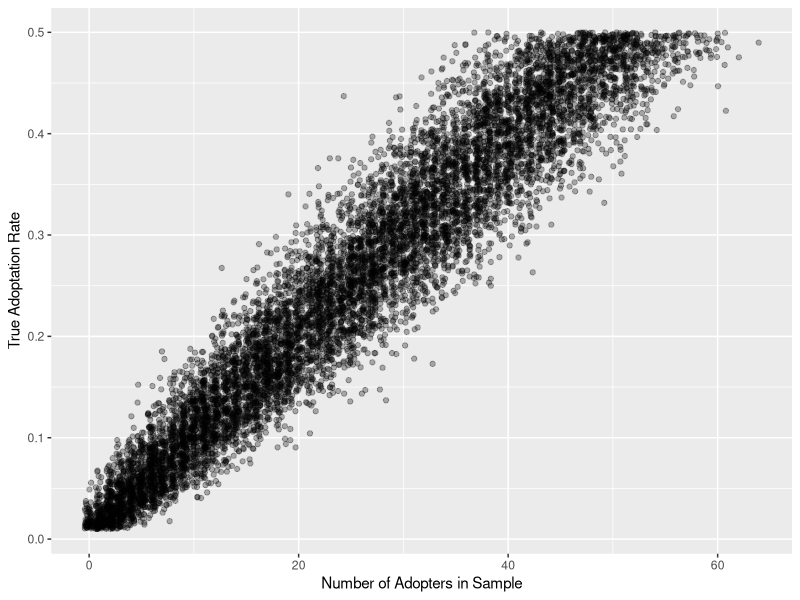
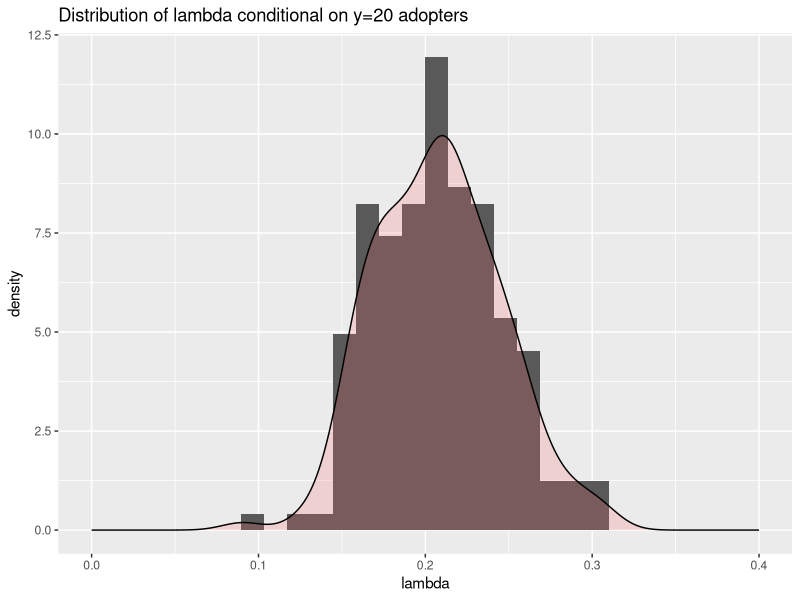
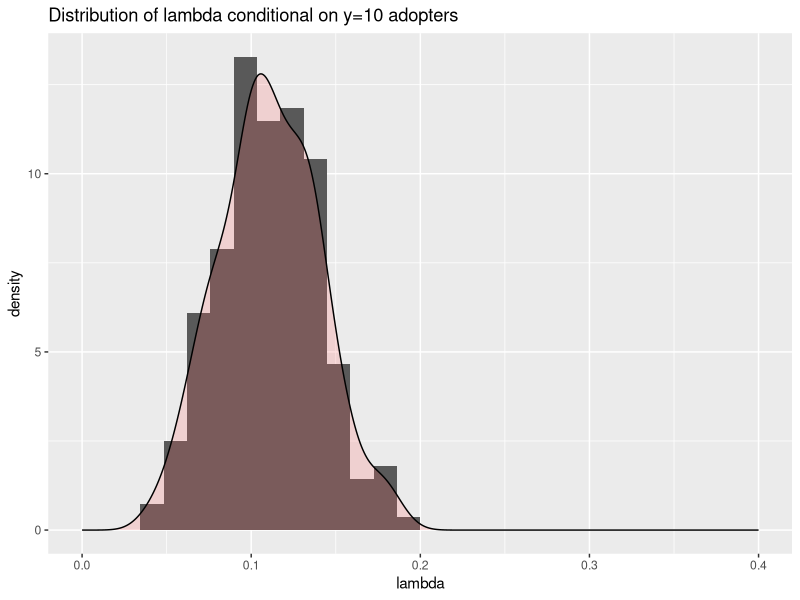
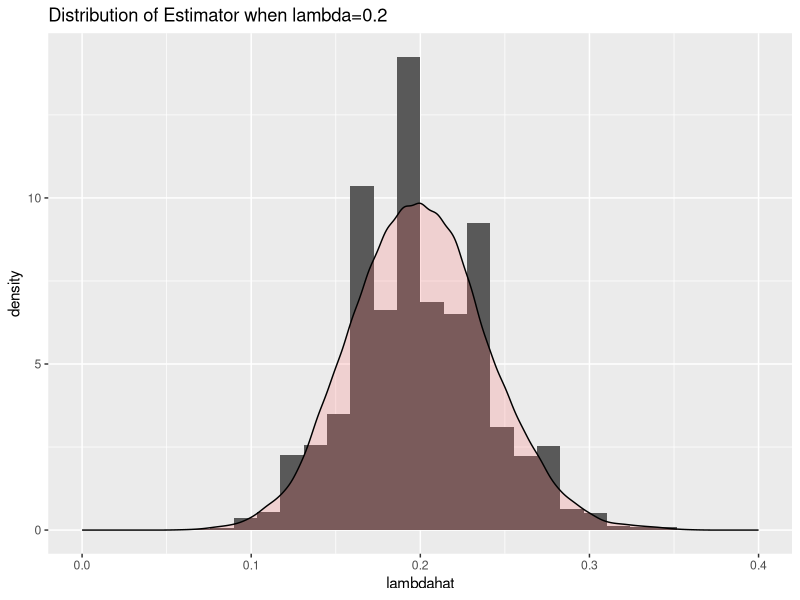
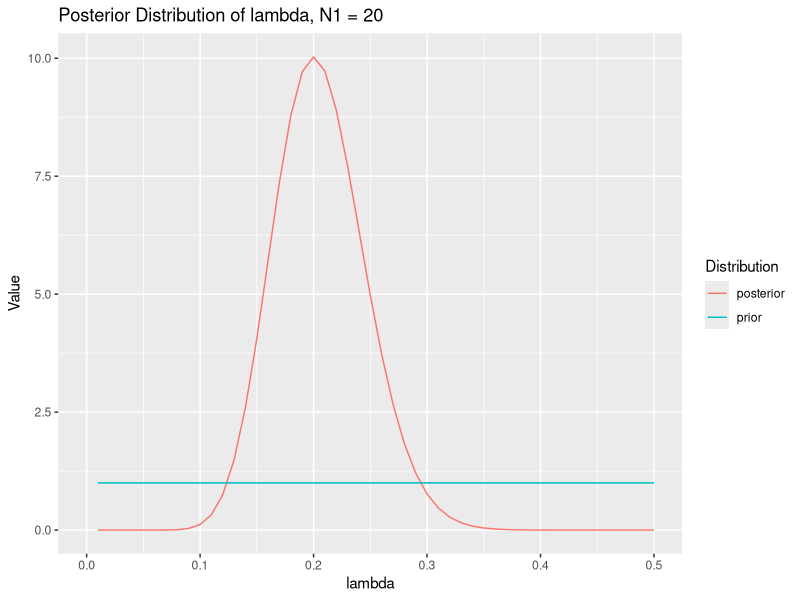
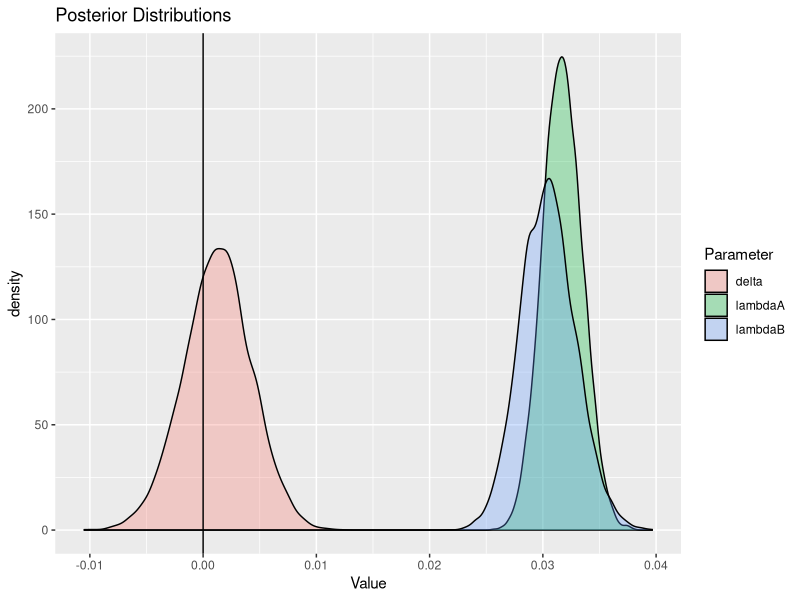

Recreate these plots in R, in order. (Note: this script raises an error after producing the figures.)
## @knitr sim_adoption
library(tidyverse)

gen_y_discrete <- function(n,lambda){
  y <- as.integer(runif(n) < lambda)
}

Nsim <- 10000
lambda <- runif(Nsim,min=0.01,max=0.50)
n <- 100

simDF <-  NULL

for (i in 1:Nsim){
  y <- gen_y_discrete(n,lambda[i])
  simDF <- bind_rows(simDF,
                     data.frame(y = sum(y), lambda = lambda[i]))
}

simDF %>%
  ggplot(aes(x = y, y = lambda)) + geom_jitter(alpha=0.3) + 
  labs(x = "Number of Adopters in Sample",
       y = "True Adoptation Rate")


## @knitr hist_cond_data

# One survey sample says 20 adopters - what are plausible values of p?
simDF %>%
  filter(y == 20) %>%
  ggplot(aes(x = lambda,y=..density..)) + geom_histogram() + 
  geom_density(alpha=.2, fill="#FF6666") + xlim(0,0.40) + 
  labs(title = 'Distribution of lambda conditional on y=20 adopters')

# One survey sample says 10 adopters - what are plausible values of lambda?
simDF %>%
  filter(y == 10) %>%
  ggplot(aes(x = lambda,y=..density..)) + geom_histogram() + 
  geom_density(alpha=.2, fill="#FF6666") + xlim(0,0.40) + 
  labs(title = 'Distribution of lambda conditional on y=10 adopters')

## @knitr calcProb

yObs <- 20
pUnder <- 0.3

tmp <- simDF %>%
  filter(y == yObs)

probP <- sum(tmp$lambda > pUnder)/nrow(tmp)

## @knitr hist_estimator

# True lambda=0.20

lambda0 = 0.20 
lambdahat <- rep(0,Nsim)

for (i in 1:Nsim){
  y <- gen_y_discrete(n,lambda0)
  lambdahat[i] <- sum(y)/n
}

data.frame(lambdahat = lambdahat) %>%
  ggplot(aes(x = lambdahat,y=..density..)) + geom_histogram() + 
  geom_density(alpha=.2, fill="#FF6666") + xlim(0,0.40) + 
  labs(title = 'Distribution of Estimator when lambda=0.2')

## @knitr plotBetaPost

N1 <- 20
N <- 100
lambdaSeq <- seq(0.01,0.99,0.01)

data.frame(lambda = lambdaSeq, posterior = dbeta(lambdaSeq,N1+1,N-N1+1), prior = 1) %>%
  pivot_longer(names_to = "Distribution",values_to = "Value", -lambda) %>%
  ggplot(aes(x = lambda,y = Value, color = Distribution)) + geom_line() + xlim(0,0.5) +
  labs(title = 'Posterior Distribution of lambda, N1 = 20')

## @knitr bayesAB

# data
yA <- 317
nA <- 10000
yB <- 152
nB <- 5000

# prior 
a0 <- 1
b0 <- 20

# posterior draws of CTR for A and B 
nSim <- 10000
lambdaAPost <- rbeta(nSim,yA + a0,nA - yA + b0)
lambdaBPost <- rbeta(nSim,yB + a0,nB - yB + b0)
deltaPost <- lambdaAPost - lambdaBPost

ProbDeltaPos <- sum(deltaPost > 0)/nSim


postDF <- data.frame(lambdaA = lambdaAPost,
                     lambdaB = lambdaBPost,
                     delta = deltaPost
                     ) %>%
  rowid_to_column(var = 'draw')

postDF %>%
  pivot_longer(names_to = 'Parameter',values_to = 'Value', -draw) %>%
  ggplot(aes(x=Value,fill=Parameter)) + geom_density(alpha=0.3) + 
  geom_vline(aes(xintercept=0)) + 
  labs(title = 'Posterior Distributions')


## @knitr posteriorLoss

lossF <- function(choice,lA,lB){
  
  if (choice=='A'){
    loss <- mean((lB - lA)*(lB > lA))
  } else {
    loss <- mean((lA - lB)*(lA > lB))
  }
  
  return(loss)
}

lossA <- lossF('A',lambdaAPost,lambdaBPost)
lossB <- lossF('B',lambdaAPost,lambdaBPost)



## @knitr plotMuPost

#mu <- 1.0
sigma <- 1.0
#N <- 100
# y <- rnorm(N,mu,sigma)
# saveRDS(y, 'data/y.rds')

y <- read_rds('data/y.rds')

postDens <- function(y,sigma,mu0,sigma0){
  
  N <- length(y)
  muMin <- 0.0
  muMax <- 2.0
  muSeq <- seq(muMin,muMax,0.01)
  
  precPost <- (N/(sigma^2)) + (1.0/(sigma0^2))
  mnPost <- ((sum(y)/(sigma^2)) + (mu0/(sigma0^2)))/precPost
  
  return( data.frame(mu = muSeq, 
                     density = dnorm(muSeq,mean = mnPost,sd = sqrt(1.0/precPost)))
  )
  
}

df <- bind_rows(
  postDens(y,sigma,0.0,10.0) %>%
    mutate(mu0 = 0.0,sigma0 = 10.0),
  postDens(y,sigma,0.0,0.5) %>%
    mutate(mu0 = 0.0,sigma0 = 0.5),
  postDens(y,sigma,0.0,0.25) %>%
    mutate(mu0 = 0.0,sigma0 = 0.25),
  postDens(y,sigma,0.0,0.1) %>%
    mutate(mu0 = 0.0,sigma0 = 0.1)
)



df %>%
  mutate(sigma0 = factor(sigma0)) %>%
  ggplot(aes(x = mu, y = density, color = sigma0)) + geom_line() + geom_vline(aes(xintercept = 1.0)) +
  labs(title = 'Posterior for mu', subtitle = 'N = 100, sigma = 1.0, mu0 = 0.0')







